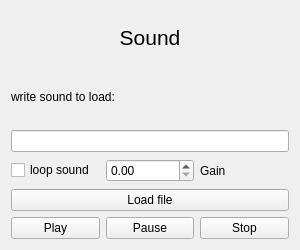
<?xml version="1.0" encoding="UTF-8"?>
<ui version="4.0">
 <class>SoundWidget</class>
 <widget class="QWidget" name="SoundWidget">
  <property name="geometry">
   <rect>
    <x>0</x>
    <y>0</y>
    <width>300</width>
    <height>250</height>
   </rect>
  </property>
  <property name="windowTitle">
   <string>Form</string>
  </property>
  <layout class="QVBoxLayout" name="verticalLayout">
   <item>
    <widget class="QLabel" name="label_3">
     <property name="font">
      <font>
       <pointsize>16</pointsize>
      </font>
     </property>
     <property name="text">
      <string>Sound</string>
     </property>
     <property name="alignment">
      <set>Qt::AlignCenter</set>
     </property>
    </widget>
   </item>
   <item>
    <widget class="QLabel" name="label">
     <property name="text">
      <string>write sound to load:</string>
     </property>
    </widget>
   </item>
   <item>
    <widget class="QLineEdit" name="lineEdit"/>
   </item>
   <item>
    <layout class="QVBoxLayout" name="verticalLayout_2">
     <item>
      <layout class="QHBoxLayout" name="horizontalLayout_2">
       <item>
        <widget class="QCheckBox" name="loopCheckBox">
         <property name="text">
          <string>loop sound</string>
         </property>
        </widget>
       </item>
       <item>
        <widget class="QDoubleSpinBox" name="gainSpinBox">
         <property name="singleStep">
          <double>0.100000000000000</double>
         </property>
        </widget>
       </item>
       <item>
        <widget class="QLabel" name="label_2">
         <property name="text">
          <string>Gain</string>
         </property>
        </widget>
       </item>
      </layout>
     </item>
     <item>
      <widget class="QPushButton" name="pushButton">
       <property name="text">
        <string>Load file</string>
       </property>
      </widget>
     </item>
    </layout>
   </item>
   <item>
    <layout class="QHBoxLayout" name="horizontalLayout">
     <item>
      <widget class="QPushButton" name="playButton">
       <property name="text">
        <string>Play</string>
       </property>
      </widget>
     </item>
     <item>
      <widget class="QPushButton" name="pauseButton">
       <property name="text">
        <string>Pause</string>
       </property>
      </widget>
     </item>
     <item>
      <widget class="QPushButton" name="stopButton">
       <property name="text">
        <string>Stop</string>
       </property>
      </widget>
     </item>
    </layout>
   </item>
  </layout>
 </widget>
 <resources/>
 <connections/>
</ui>
